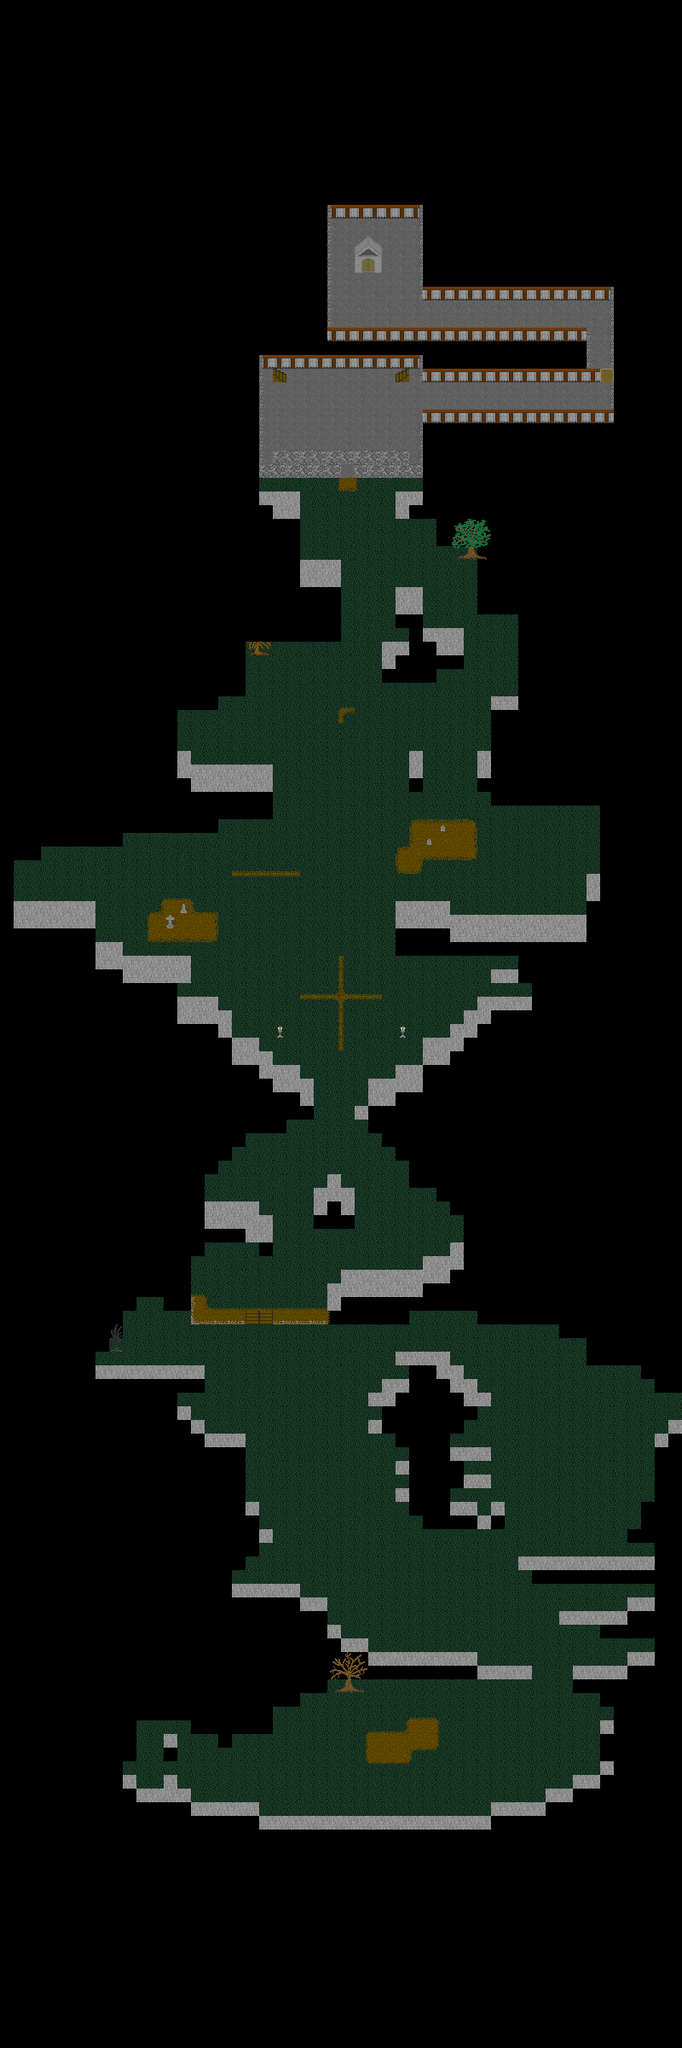

A 2D game scene composited from a Tiled map and its tileset images. What follows is a short description and the map's XML, with each tile layer's data collapsed to a summary:
An orthogonal 50x150 tile map with 16x16 px tiles, 8 tile layers (underground, underground decal, ground, ground decal, ...), 2 hidden layers not drawn, 3 tilesets and 42 objects.

<map version="1.0" orientation="orthogonal" renderorder="right-down" width="50" height="150" tilewidth="16" tileheight="16">
 <tileset firstgid="1" name="Graveyard" tilewidth="16" tileheight="16">
  <image source="graveyardTileset.png" trans="ff00ff" width="256" height="256" />
  <tile id="225">
   <properties>
    <property name="depth" value="" />
   </properties>
  </tile>
 </tileset>
 <tileset firstgid="257" name="Objects" tilewidth="16" tileheight="16">
  <image source="objectSet1.png" trans="ff00ff" width="256" height="256" />
 </tileset>
 <tileset firstgid="513" name="Flags" tilewidth="16" tileheight="16">
  <image source="objects.png" trans="ff00ff" width="128" height="128" />
 </tileset>
 <layer name="underground" width="50" height="150">
  <data>[7500 cells, 265 non-empty, 3 distinct tile ids]</data>
 </layer>
 <layer name="underground decal" width="50" height="150">
  <properties>
   <property name="group" value="b1" />
  </properties>
  <data>[7500 cells, 10 non-empty, 4 distinct tile ids]</data>
 </layer>
 <layer name="ground" width="50" height="150">
  <properties>
   <property name="group" value="b1" />
  </properties>
  <data>[7500 cells, 2227 non-empty, 9 distinct tile ids]</data>
 </layer>
 <layer name="ground decal" width="50" height="150">
  <data>[7500 cells, 95 non-empty, 20 distinct tile ids]</data>
 </layer>
 <layer name="middle under" width="50" height="150">
  <properties>
   <property name="depth" value="" />
  </properties>
  <data>[7500 cells, 10 non-empty, 2 distinct tile ids]</data>
 </layer>
 <layer name="middle" width="50" height="150">
  <properties>
   <property name="depth" value="" />
  </properties>
  <data>[7500 cells, 159 non-empty, 37 distinct tile ids]</data>
 </layer>
 <layer name="middle decal" width="50" height="150">
  <data>[7500 cells, 5 non-empty, 2 distinct tile ids]</data>
 </layer>
 <objectgroup name="ground objects">
  <object gid="570" x="608" y="1872">
   <properties>
    <property name="patrol" value="6" />
   </properties>
  </object>
  <object gid="573" x="384" y="896" />
  <object gid="562" x="656" y="1632" />
  <object gid="562" x="672" y="1648" />
  <object gid="562" x="688" y="1632" />
  <object gid="565" x="320" y="1392" />
  <object gid="565" x="448" y="1440" />
  <object gid="565" x="432" y="1376" />
  <object gid="565" x="336" y="1472" />
  <object gid="562" x="368" y="1792" />
  <object gid="562" x="384" y="1696" />
  <object gid="562" x="272" y="1664" />
  <object gid="554" x="160" y="1552" />
  <object gid="553" x="640" y="1008" />
  <object gid="544" x="448" y="2064" />
  <object gid="513" x="224" y="2080" />
  <object gid="552" x="392" y="1176" />
  <object gid="564" x="784" y="1648" />
  <object gid="564" x="304" y="1584" />
  <object gid="572" x="527.5" y="2085" />
  <object gid="572" x="618.5" y="1995" />
  <object gid="572" x="640.5" y="2081" />
  <object gid="572" x="535" y="1992.5" />
  <object gid="527" x="704" y="448" />
  <object gid="570" x="400" y="608" />
  <object gid="562" x="336" y="1744" />
  <object gid="562" x="336" y="1664" />
  <object gid="562" x="400" y="1744" />
  <object gid="562" x="624" y="1712" />
  <object gid="562" x="608" y="1664" />
  <object gid="562" x="688" y="1696" />
 </objectgroup>
 <layer name="2nd story" width="50" height="150" visible="0">
  <properties>
   <property name="group" value="2" />
  </properties>
  <data>[7500 cells, 387 non-empty, 4 distinct tile ids]</data>
 </layer>
 <layer name="2nd story decal" width="50" height="150" visible="0">
  <data>[7500 cells, 2 non-empty, 2 distinct tile ids]</data>
 </layer>
 <layer name="2nd story middle" width="50" height="150">
  <properties>
   <property name="depth" value="" />
   <property name="group" value="2" />
  </properties>
  <data>[7500 cells, 10 non-empty, 2 distinct tile ids]</data>
 </layer>
 <objectgroup name="2nd story objects">
  <object gid="519" x="272" y="224" />
  <object gid="565" x="624" y="256" />
  <object gid="562" x="464" y="144" />
  <object gid="562" x="496" y="160" />
  <object gid="562" x="480" y="192" />
  <object gid="562" x="464" y="192" />
  <object gid="562" x="480" y="208" />
  <object gid="562" x="480" y="176" />
  <object gid="566" x="592" y="384" />
  <object gid="566" x="608" y="368" />
  <object gid="566" x="560" y="368" />
 </objectgroup>
</map>
